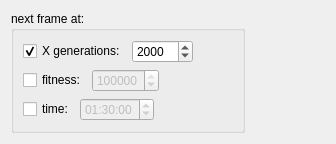
                     <widget class="QWidget" name="tab_3">
                      <attribute name="title">
                       <string>frame 1</string>
                      </attribute>
                      <layout class="QGridLayout" name="gridLayout_8">
                       <item row="0" column="0">
                        <layout class="QHBoxLayout" name="horizontalLayout_19">
                         <item>
                          <widget class="QGroupBox" name="groupBox_5">
                           <property name="title">
                            <string>next frame at:</string>
                           </property>
                           <layout class="QGridLayout" name="gridLayout_2">
                            <item row="0" column="0">
                             <layout class="QVBoxLayout" name="verticalLayout_8">
                              <item>
                               <layout class="QHBoxLayout" name="horizontalLayout_12">
                                <item>
                                 <widget class="QCheckBox" name="generations_button">
                                  <property name="text">
                                   <string>X generations:</string>
                                  </property>
                                  <property name="checked">
                                   <bool>true</bool>
                                  </property>
                                 </widget>
                                </item>
                                <item>
                                 <widget class="QSpinBox" name="generations_spinbox">
                                  <property name="minimum">
                                   <number>1</number>
                                  </property>
                                  <property name="maximum">
                                   <number>10000</number>
                                  </property>
                                  <property name="value">
                                   <number>2000</number>
                                  </property>
                                 </widget>
                                </item>
                                <item>
                                 <spacer name="horizontalSpacer_14">
                                  <property name="orientation">
                                   <enum>Qt::Horizontal</enum>
                                  </property>
                                  <property name="sizeHint" stdset="0">
                                   <size>
                                    <width>40</width>
                                    <height>20</height>
                                   </size>
                                  </property>
                                 </spacer>
                                </item>
                               </layout>
                              </item>
                              <item>
                               <layout class="QHBoxLayout" name="horizontalLayout_13">
                                <item>
                                 <widget class="QCheckBox" name="fitness_button">
                                  <property name="text">
                                   <string>fitness:</string>
                                  </property>
                                 </widget>
                                </item>
                                <item>
                                 <widget class="QSpinBox" name="fitness_spinbox">
                                  <property name="enabled">
                                   <bool>false</bool>
                                  </property>
                                  <property name="minimum">
                                   <number>1</number>
                                  </property>
                                  <property name="maximum">
                                   <number>1000000000</number>
                                  </property>
                                  <property name="value">
                                   <number>100000</number>
                                  </property>
                                 </widget>
                                </item>
                                <item>
                                 <spacer name="horizontalSpacer_13">
                                  <property name="orientation">
                                   <enum>Qt::Horizontal</enum>
                                  </property>
                                  <property name="sizeHint" stdset="0">
                                   <size>
                                    <width>40</width>
                                    <height>20</height>
                                   </size>
                                  </property>
                                 </spacer>
                                </item>
                               </layout>
                              </item>
                              <item>
                               <layout class="QHBoxLayout" name="horizontalLayout_14">
                                <item>
                                 <widget class="QCheckBox" name="time_button">
                                  <property name="text">
                                   <string>time:</string>
                                  </property>
                                 </widget>
                                </item>
                                <item>
                                 <widget class="QTimeEdit" name="time_timeedit">
                                  <property name="enabled">
                                   <bool>false</bool>
                                  </property>
                                  <property name="time">
                                   <time>
                                    <hour>1</hour>
                                    <minute>30</minute>
                                    <second>0</second>
                                   </time>
                                  </property>
                                 </widget>
                                </item>
                                <item>
                                 <spacer name="horizontalSpacer_12">
                                  <property name="orientation">
                                   <enum>Qt::Horizontal</enum>
                                  </property>
                                  <property name="sizeHint" stdset="0">
                                   <size>
                                    <width>40</width>
                                    <height>20</height>
                                   </size>
                                  </property>
                                 </spacer>
                                </item>
                               </layout>
                              </item>
                             </layout>
                            </item>
                           </layout>
                          </widget>
                         </item>
                         <item>
                          <spacer name="horizontalSpacer_20">
                           <property name="orientation">
                            <enum>Qt::Horizontal</enum>
                           </property>
                           <property name="sizeHint" stdset="0">
                            <size>
                             <width>40</width>
                             <height>20</height>
                            </size>
                           </property>
                          </spacer>
                         </item>
                         <item>
                          <spacer name="horizontalSpacer_19">
                           <property name="orientation">
                            <enum>Qt::Horizontal</enum>
                           </property>
                           <property name="sizeHint" stdset="0">
                            <size>
                             <width>40</width>
                             <height>20</height>
                            </size>
                           </property>
                          </spacer>
                         </item>
                        </layout>
                       </item>
                      </layout>
                      <zorder></zorder>
                     </widget>
